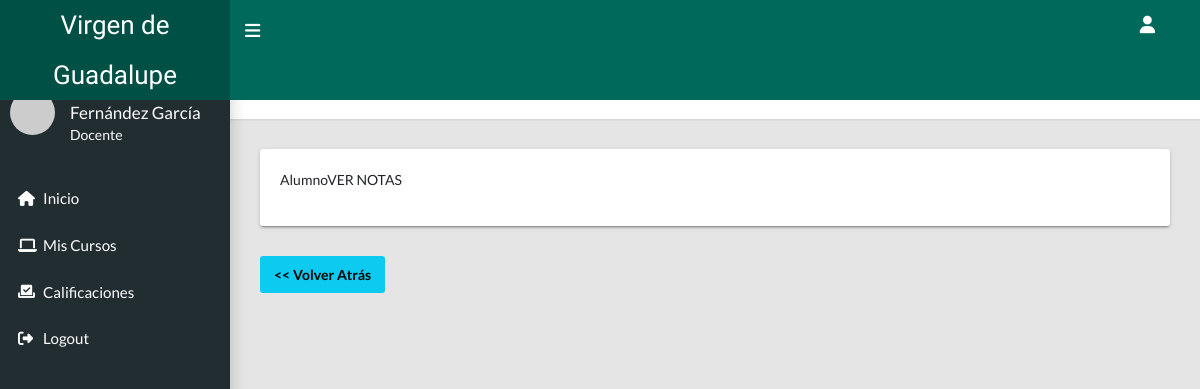
The app's page /profesor/notas.php?curso=6 (signed in), older data.
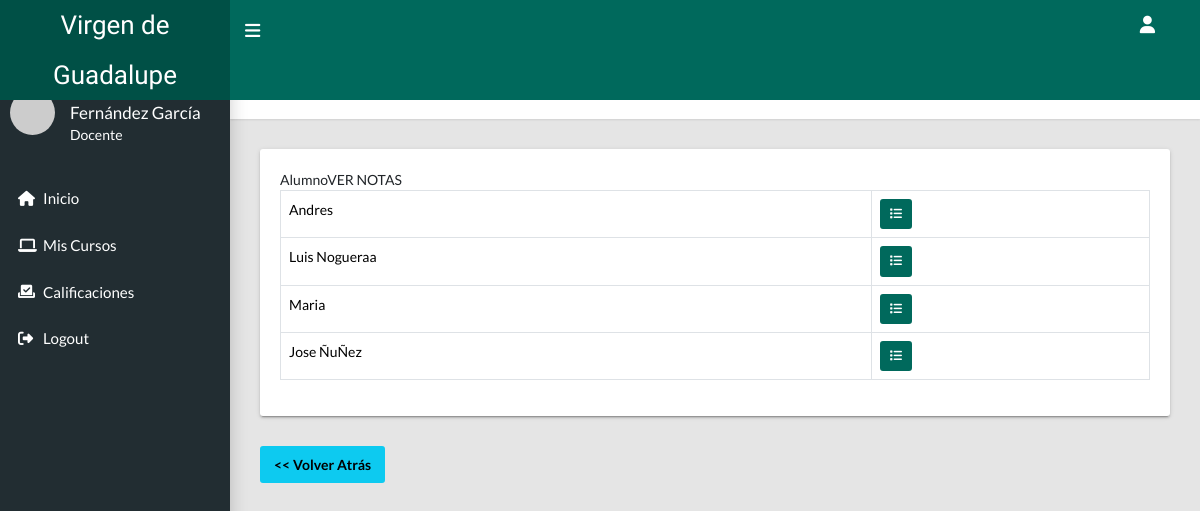
The same page, newer data.
### tables this page shows
CREATE TABLE `profesor_alumno` (
  `pa_id` int(11) NOT NULL,
  `alumno_id` int(11) NOT NULL,
  `pg_id` int(11) NOT NULL,
  `periodo_id` int(11) NOT NULL,
  `estadopa` int(11) NOT NULL
);

CREATE TABLE `alumnos` (
  `alumno_id` int(11) NOT NULL,
  `nombre_alumno` varchar(100) NOT NULL,
  `edad` int(11) NOT NULL,
  `direccion` varchar(100) NOT NULL,
  `documento` varchar(20) NOT NULL,
  `apoderado_id` int(11) NOT NULL,
  `fecha_nac` date NOT NULL,
  `fecha_registro` date NOT NULL,
  `estado` int(11) NOT NULL DEFAULT 1
);

### profesor/notas.php (the view, shortened to what this page needs)
<?php
if(!empty($_GET['curso'])){
    $curso = $_GET['curso'];
}else{
    header("location: profesor/");
}
require_once 'includes/header.php';
require_once '../includes/conexion.php';
$idprofesor = $_SESSION['profesor_id'];
$sqlc = "SELECT * FROM profesor_alumno as pa INNER JOIN profesor_grado as pg ON pa.pg_id = pg.pg_id INNER JOIN alumnos as a ON pa.alumno_id = a.alumno_id WHERE pg.profesor_id = $idprofesor AND pg.pg_id=$curso GROUP BY a.alumno_id";
$queryc = $pdo->prepare($sqlc);
$queryc -> execute();
$rowc = $queryc ->rowCount();
?>
<main class="app-content">
      <div class="app-title">
        <div>
          <h1><i class="bi bi-speedometer"></i> Notas Cargadas</h1>
        </div>
        <ul class="app-breadcrumb breadcrumb">
          <li class="breadcrumb-item"><i class="fa-solid fa-house"></i></li>
          <li class="breadcrumb-item"><a href="#">Contenidos a Evaluar</a></li>
        </ul>
      </div>
      <div class="row">
        <div class="col-md-12">
            <div class="tile">
                <div class="title-body">
                    <div class="table-responsive">
                        <table class="table table-bordered">
                            <tbody>
                                <?php if($rowc>0){
                                    while($data = $queryc->fetch()){
                                ?>
                                <tr>
                                    <td><?= $data['nombre_alumno']; ?></td>
                                    <td><a class="btn btn-primary btn-sm" title="Ver notas" href="list-notas.php?alumno=<?= $data['alumno_id']; ?>&curso=<?= $data['pg_id']; ?>">
                                        <i class="fa-solid fa-list"></i>
                                    </a></td>
                                </tr>
                            <?php }} ?>
                            </tbody>
                        </table>
                    </div>
                </div>
            </div>
      </div>
      <div class="">
        <a href="index.php" class="btn btn-info"><< Volver Atrás</a>
      </div>
    </main>
<?php
require_once 'includes/footer.php';
?>

### profesor/includes/header.php (shortened to what this page needs)
<!DOCTYPE html>
<html lang="en">
  <head>
    <link rel="stylesheet" type="text/css" href="css/styleprof.css">
    <link rel="stylesheet" type="text/css" href="../css/main.min.css">
    <link rel="stylesheet" type="text/css" href="../css/datatables.min.css">
    <link rel="stylesheet" type="text/css" href="../css/sweetalert2.min.css">
  </head>
  <body class="app sidebar-mini">
    <header class="app-header"><a class="app-header__logo" href="index.php">Virgen de Guadalupe</a>
      <a class="app-sidebar__toggle" href="#" data-toggle="sidebar" aria-label="Hide Sidebar"><i class="fas fa-bars fa-lg"></i></a>
      <ul class="app-nav">
        <li class="dropdown"><a class="app-nav__item" href="#" data-bs-toggle="dropdown" aria-label="Open Profile Menu"><i class="fas fa-user fa-lg"></i></a>
        </li>
      </ul>
    </header>
<?php include_once 'nav.php'; ?>

### profesor/includes/nav.php (shortened to what this page needs)
<aside class="app-sidebar">
  <div class="app-sidebar__user"><img class="app-sidebar__user-avatar" src="https://randomuser.me/api/portraits/men/1.jpg" alt="User Image">
    <div>
      <p class="app-sidebar__user-name"><?= $_SESSION['nombre'] ?></p>
      <p class="app-sidebar__user-designation">Docente</p>
    </div>
  </div>
  <ul class="app-menu">
    <li><a class="app-menu__item" href="index.php"><i class="app-menu__icon fa-solid fa-house"></i><span class="app-menu__label">Inicio</span></a></li>
    <li class="treeview">
      <a class="app-menu__item" href="#" data-toggle="treeview">
      <i class="app-menu__icon fa-solid fa-laptop"></i>
        <span class="app-menu__label">Mis Cursos</span>
      </a>
    </li>
    <li class="treeview">
      <a class="app-menu__item" href="#" data-toggle="treeview">
      <i class="app-menu__icon fa-solid fa-check-to-slot"></i>
        <span class="app-menu__label">Calificaciones</span>
      </a>
    </li>
    <li><a class="app-menu__item" href="../logout.php"><i class="app-menu__icon fa-solid fa-right-from-bracket"></i><span class="app-menu__label">Logout</span></a></li>
  </ul>
</aside>

### profesor/includes/footer.php (shortened to what this page needs)
  </body>
</html>

### profesor/css/styleprof.css (style rules this page uses)
.app-sidebar__user-name { white-space: normal !important; }

Row changes from the older to the newer data that the page shows:
added profesor_alumno: alumno.nombre_alumno "Andres"
added profesor_alumno: alumno.nombre_alumno "Luis Nogueraa"
added profesor_alumno: alumno.nombre_alumno "Maria"
added profesor_alumno: alumno.nombre_alumno "Jose ÑuÑez"
